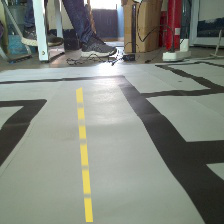
#> input picture 16. 道路跟踪/road.jpg, 224 x 224 px
$ jupyter execute '寻找黄色虚线.ipynb'
#> lines starting #> are read from the running program, lines starting #| are printed output that depends on the picture; after the words box and inside, x2 and y2 are one past the last pixel; in counts of white or black regions, pixels touching at a corner belong together
[cell 1]
import matplotlib.pyplot as plt
import matplotlib.image as mpimg
import numpy as np
import cv2
# reading in an image
image = mpimg.imread('road.jpg')
#> image is the input picture: shape (224, 224, 3); mean R, G, B 127.4, 132.1, 123.2
# printing out some stats and plotting the image
print('This image is:', type(image), 'with dimensions:', image.shape)
#| This image is: <class 'numpy.ndarray'> with dimensions: (224, 224, 3)

plt.imshow(image)
plt.show()

[cell 2]
def color_filter(img):
    """
    将图像灰度化，作为后续边缘检测的预处理
    """
    lower_hsv = np.array([26, 43, 46])
    upper_hsv = np.array([34,255,255])
    img_hsv = cv2.cvtColor(img, cv2.COLOR_RGB2HSV)
    return cv2.inRange(img_hsv, lower_hsv, upper_hsv)

gray_img=color_filter(image)
#> in color_filter, `img_hsv = cv2.cvtColor(img, cv2.COLOR_RGB2HSV)`: img_hsv: shape (224, 224, 3); mean H, S, V 59, 32.6, 135.3
#> in color_filter, `return cv2.inRange(img_hsv, lower_hsv, upper_hsv)`:
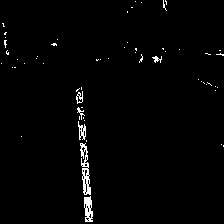
#> returned value: shape (224, 224); 1.6% white in thin lines or dots

plt.imshow(gray_img)

[cell 3]
def canny(img,low_threshold=100,high_threshold=200):
        """
        input是经过灰度处理的灰度图像，不关注颜色，只关注颜色强度
        边缘检测，原理：计算颜色值的梯度和方向，找到梯度变化较大的像素
        >high_threshold: edge
        <low_threshold:not edge
        中间值：若与edge相连，则认为是edge,不相连则not edge
        """
        return cv2.Canny(img,low_threshold,high_threshold)
canny_img=canny(gray_img)
#> in canny, `return cv2.Canny(img,low_threshold,high_threshold)`:
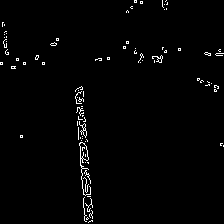
#> returned value: shape (224, 224); 1.6% white in thin lines or dots
plt.imshow(canny_img)

[cell 4]
def region_of_interest(img):
        """
        分割出ROI，并填充，再对图像掩膜处理，将其他object遮挡
        """
        #draw the polygon with three vertices
        height=img.shape[0]
        width=img.shape[1]
        region_of_interest_vertices = [
        (0, height),
        (0, height / 3),
        (width, height / 3),
        (width, height)]
        # Define a blank matrix that matches the image height/width.
        mask = np.zeros_like(img)
        # Retrieve the number of color channels of the image.
        #channel_count = img.shape[2]
        # Create a match color with the same color channel counts.
        #match_mask_color = (255,) * channel_count #彩色图像时的color
        match_mask_color = 255
        # Fill inside the polygon
        #cv2.fillPoly(mask, np.array([region_of_interest_vertices],np.int32)，match_mask_color)#多边形填充
        cv2.fillPoly(mask, np.array([region_of_interest_vertices],np.int32), match_mask_color)
        #按位与操作，对图片进行mask淹膜操作，ROI区域正常显示，其他区域置零
        masked_image = cv2.bitwise_and(img, mask)
        return masked_image
ROI_img=region_of_interest(canny_img)
#> in region_of_interest, `cv2.fillPoly(mask, np.array([region_of_interest_vertices],np.int32), m..`:
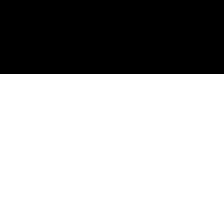
#> mask: shape (224, 224); 67% white; 1 black region, box (x1, y1, x2, y2) and area: (0, 0, 224, 74) 16576
#> in region_of_interest, `masked_image = cv2.bitwise_and(img, mask)`:
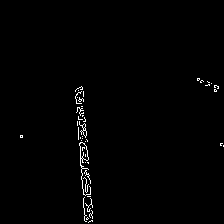
#> masked_image: shape (224, 224); 0.96% white in thin lines or dots, all inside (x1, y1, x2, y2) = (20, 78, 224, 223)
plt.imshow(ROI_img)

[cell 5]
def hough_lines(img,rho=6,theta=np.pi/180,threshold=160,
                    min_line_len=40,max_line_gap=25):
        """
        将canny边缘检测后的像素点连接成线，并调用划线函数，返回画线的图片
        hough transform原理：转换到 hough space,r,θ极坐标，正弦曲线，
        每条线代表个image space中过一点的所有线，
        lines的交点代表共线，找到交点再返回到image space空间
        lines:[[x1,y1,x2,y2],[x x y y]...]
        """
        lines=cv2.HoughLinesP(img,rho,theta,threshold, np.array([]),
                              minLineLength=min_line_len, maxLineGap=max_line_gap)
        return lines

def draw_lines(img,lines,color=[255,0,0],thickness=3):
    """
    生成一个zeros图划线，并与原图混合
    """
    if lines is None:
        return
    img=np.copy(img)
    #生成待划线的图,zeros，addweighted混合的时候，0值不会显示
    img_channels=img.shape[2]
    line_img=np.zeros((img.shape[0],img.shape[1],img_channels),dtype=np.uint8)
    for line in lines:
        for x1,y1,x2,y2 in line:
            cv2.line(line_img,(x1,y1),(x2,y2),color,thickness)
    #将划线图与原图合并
    #cv2.addWeighted(initial_img, α, img, β , γ)
    #output: initial_img * α + img * β + γ
    img=cv2.addWeighted(img, 0.8, line_img, 1.0, 0.0) #叠加的两幅图片尺寸和channel需要一致
    return img

lines=hough_lines(ROI_img)
#> in hough_lines, `lines=cv2.HoughLinesP(img,rho,theta,threshold, np.array([]), minLineLe..`: lines = [[76, 112, 87, 219], [78, 88, 90, 221], [82, 188, 82, 87], [80, 87, 88, 157]]
line_img=draw_lines(image,lines)
#> the loop in draw_lines, `for line in lines:` made 4 passes
#> after the loop in draw_lines, `for line in lines:`:
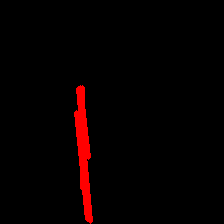
#> line_img: shape (224, 224, 3); mean of channels 0, 1, 2 6.7, 0, 0; drawn as R, G, B
#> in draw_lines, `img=cv2.addWeighted(img, 0.8, line_img, 1.0, 0.0)`:
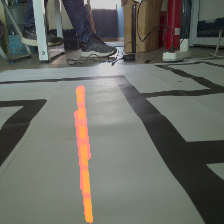
#> img: shape (224, 224, 3); mean R, G, B 104.4, 105.7, 98.6
plt.imshow(line_img)

[cell 6]
def group_lines_and_draw(img,lines):
    """
    根据斜率，将所有的线分为左右两组,斜率绝对值小于0.5的舍去（影响不显著）
    （因为图像的原点在左上角，slope<0是left lines，slope>0是right lines)
    设定min_y作为left和right的top线,max_y为bottom线，求出四个x值即可确定直线：
    将left和right的点分别线性拟合，拟合方程根据y值，求出x值，画出lane
    """
    left_x,left_y,right_x,right_y=[],[],[],[]
    for line in lines:
        for x1,y1,x2,y2 in line:
            slope=(y2-y1)/(x2-x1)
            if abs(slope)<0.5: continue
            if slope<0:
                left_x.extend([x1,x2])
                left_y.extend([y1,y2])
            if slope>0:
                right_x.extend([x1,x2])
                right_y.extend([y1,y2])
    #设定top 和 bottom的y值，left和right的y值都一样
    min_y=int(img.shape[0]*(3/5))
    max_y=int(img.shape[0])

    #对left的所有点进行线性拟合
    poly_left = np.poly1d(np.polyfit(left_y,left_x,deg=1))
    left_x_start = int(poly_left(max_y))
    left_x_end = int(poly_left(min_y))

    #对right的所有点进行线性拟合
    poly_right = np.poly1d(np.polyfit(right_y,right_x,deg=1))
    right_x_start = int(poly_right(max_y))
    right_x_end = int(poly_right(min_y))

    line_image=draw_lines(img,[[
            [left_x_start,max_y,left_x_end,min_y],
            [right_x_start,max_y,right_x_end,min_y],
            ]],thickness=5)
    return line_image

final_image=group_lines_and_draw(image,lines)
#> the loop in group_lines_and_draw, `for line in lines:` made 4 passes
#> after the loop in group_lines_and_draw, `for line in lines:`: left_x = [82, 82]; left_y = [188, 87]; right_x = [76, 87, 78, 90, 80, 88]; right_y = [112, 219, 88, 221, 87, 157]
#> in group_lines_and_draw, `left_x_start = int(poly_left(max_y))`: left_x_start = 82
#> in group_lines_and_draw, `right_x_start = int(poly_right(max_y))`: right_x_start = 89
#> in group_lines_and_draw, `right_x_end = int(poly_right(min_y))`: right_x_end = 82
plt.imshow(final_image)
